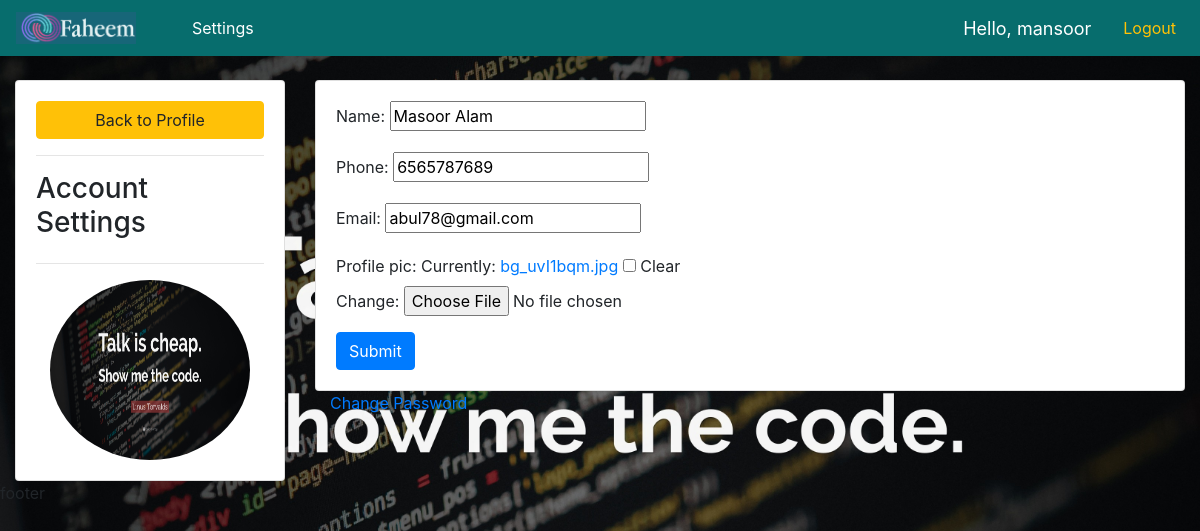
Screenshot of /settings/ (signed in) with the database file from the repository.
### accounts/models.py (models this page shows, shortened)
class customer(models.Model):
    user = models.OneToOneField(User, null = True, blank = True, on_delete = models.CASCADE)
    name = models.CharField(max_length = 20, null= True)
    phone = models.CharField(max_length = 20, null= True)
    email = models.CharField(max_length = 20, null= True)
    profile_pic = models.ImageField(default = "profile1.png" , null = True, blank = True)
    dateCreated = models.DateTimeField(auto_now_add = True)

### accounts/decorators.py (the view)
        def wrapper_func(request, *args, **kwargs):
            group = None
            if request.user.groups.exists():
                group = request.user.groups.all()[0].name
            if group in allowed_roles:
                return take_a_view_func(request, *args, **kwargs)
            else:
                return HttpResponse('You are not authorized to view this page')

### accounts/forms.py
class customerForm(ModelForm):
    class Meta:
        model = customer
        fields =  '__all__'
        exclude = ['user']

### accounts/views.py (called while the page is built)
@login_required(login_url = 'loginPage')
@allowedUser(allowed_roles = ['customer'])
def settings(request):
    customer = request.user.customer
    Form = customerForm(instance = customer)
    context = {'Form': Form}
    if request.method == 'POST':
        Form = customerForm(request.POST, request.FILES, instance = customer)
        if Form.is_valid():
            Form.save()
            return redirect('settings')
    return render(request, 'accounts/setting.html', context)

### accounts/templates/accounts/setting.html (shortened to what this page needs)
{% extends 'accounts/base.html' %}
{% load static%}
{% block content %}
<br><div class="row">
    <div class="col-md-3">
        <div class="card card-body">
            <a href="{% url 'home' %}" class="btn btn-warning">Back to Profile</a>
            <hr>
            <h3 class="text-align-center">Account Settings</h3>
            <hr>
            <img src="{{request.user.customer.profile_pic.url}}" alt="" class="profile-pic">
        </div>
    </div>
    <div class="col-md-9">
        <div class="card card-body">
            <form action="" method="post" enctype = 'multipart/form-data'>
                {{Form.as_p}}
                <input class="btn btn-primary" type="submit" value="Submit" name="">
            </form>
        </div>
    <div class="col-md-3">
       <div class = "text-center"></div> <a href="{% url 'reset_password' %}">Change Password</a></div>
    </div>
    </div>
</div>
{% endblock %}

### accounts/templates/accounts/navbar.html (shortened to what this page needs)
{% load static %}
<nav class="navbar navbar-expand-lg navbar-light ">
  <img id="img" src="{% static '/images/log.jpg' %}" alt="">
    <div class="collapse navbar-collapse" id="navbarNav">
      <ul class="navbar-nav ">
        {% if request.user.is_staff%}
        <li class="nav-item active">
          <a class="nav-link text-white" href="{% url 'home' %}">Dashboard<span class="sr-only">(current)</span></a>
        </li>
        <li class="nav-item">
          <a class="nav-link text-white" href="{% url 'products' %}" >Products</a>
        </li>
        {% else %}
        <li class="nav-item">
          <a class=" mx-5 nav-link text-white" href="{% url 'settings' %}" >Settings</a>
        </li>
        {%endif%}
      </ul>
    </div>
    <span class="text-white px-4" id="hello-msg">Hello, {{request.user}} </span>
    <span><a class = 'text-warning px-2' href="{% url 'logoutUser' %}">Logout</a></span>
  </nav>

### static/css/main.css (style rules this page uses)
body { background: url('./bg.jpg') no-repeat center center fixed; -webkit-background-size: cover; -moz-background-size: cover; background-size: cover; -o-background-size: cover; }
.profile-pic { min-width: 150px; min-height: 180px; max-width: 200px; max-height: 180px; margin: 0 auto; border-radius: 50%; }
#img { width: 120px; height: 32px; }

### accounts/templates/accounts/navbar.html (style rules this page uses)
nav { background: #076d6d; }
#hello-msg { font-size: 18px; }

### rows the page displays
customer: name "Masoor Alam", phone "6565787689", email "abul78@gmail.com"

### other values shown
{{ request.user }} "mansoor"
